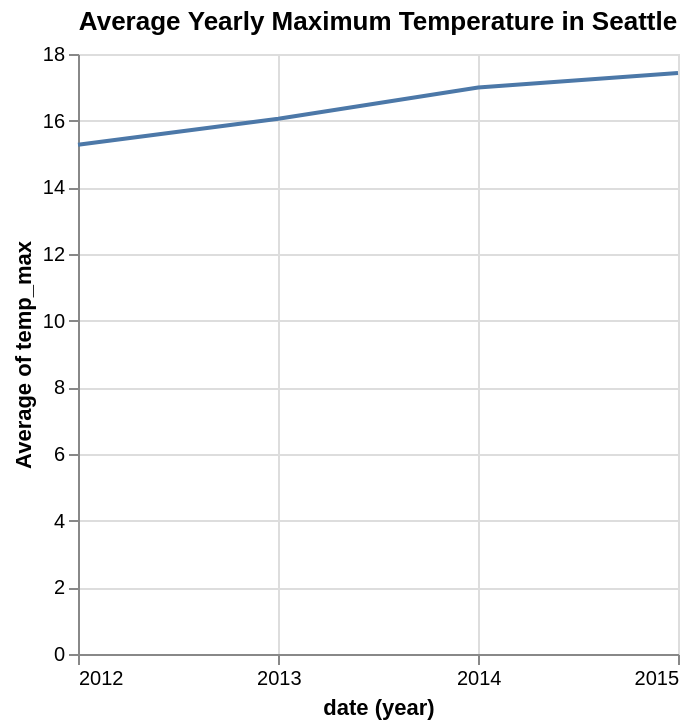

Notebook source saved alongside this figure:
### Code cell
val linePlot = VegaPlot.fromResource("line.vl.json")
linePlot.plot(
  _.title := "Average Yearly Maximum Temperature in Seattle",
  _.data.values := data.asJson,
  _.encoding.x.field := "date",
  _.encoding.x.timeUnit := "year",
  _.encoding.y.field := "temp_max",
  _.encoding.y.aggregate := "average"
)

### Figure 1 — Vega-Lite specification as saved in the notebook (floating-point values rounded to 4 significant figures; data arrays with more than 128 entries replaced by an {"elided": "..."} marker saying what was removed)
{"$schema": "https://vega.github.io/schema/vega-lite/v6.1.0.json", "config": {"view": {"continuousHeight": 300, "continuousWidth": 300}}, "data": {"values": {"elided": "1461 records"}}, "encoding": {"x": {"field": "date", "timeUnit": "year", "type": "temporal"}, "y": {"aggregate": "average", "field": "temp_max", "type": "quantitative"}}, "mark": {"type": "line"}, "title": "Average Yearly Maximum Temperature in Seattle"}
